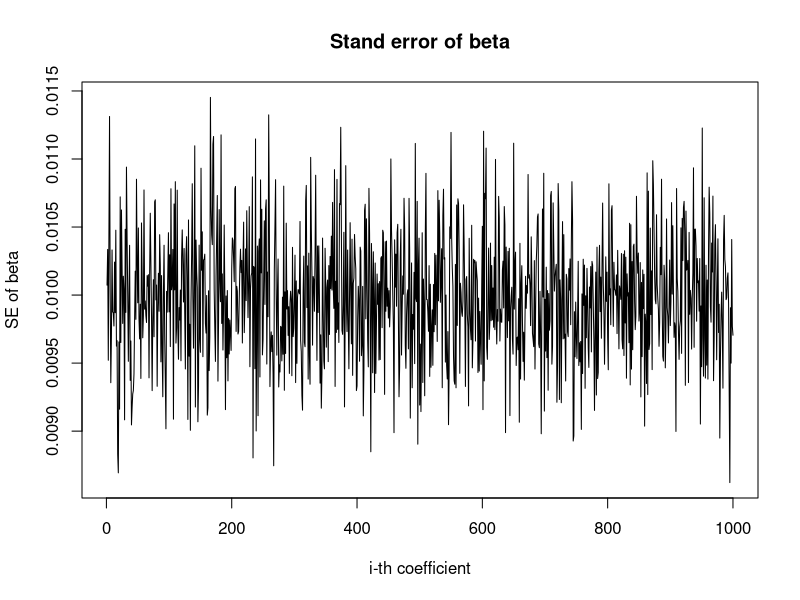

This chart was generated by the following R code:
beta.se=matrix(unlist(read.table(file='./blb_lin_reg_data_s5_r50_SE.txt',header=TRUE)))
plot(1:1000,beta.se,main='Stand error of beta',
xlab='i-th coefficient',ylab='SE of beta',type='l')
savePlot(filename='se_beta',type='png')